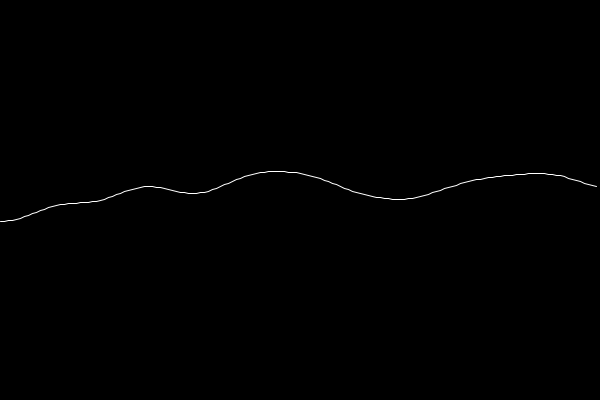
Frame 1 (no input)
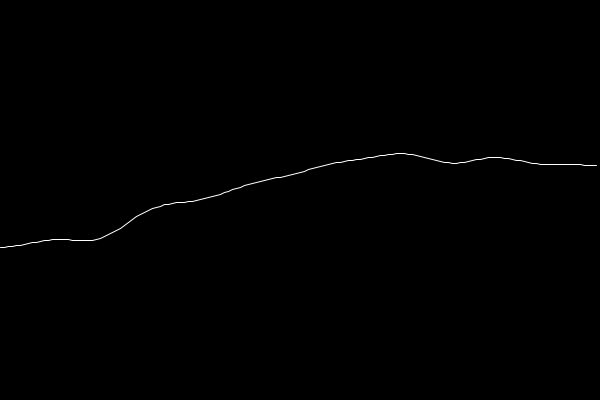
Frame 60 (the mouse pressed at the canvas centre just before this capture)
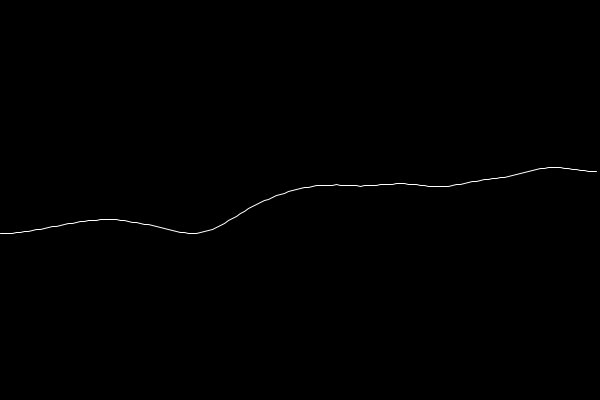
Frame 120 (the mouse held since frame 60 and released just before this capture)

The Processing sketch that drew these frames (run headless with seeded random() and noise(); from frame 60 on, the mouse is pressed at the canvas centre):

// Processing sketch: noiseDemo2
// ── noiseDemo2.pde
float t2 = 0;

void setup() {
  size(600, 400); 
  //frameRate(10);
}

void draw() {
  background(0);
  randomSeed(5);

  fill(255);

  //float x = random(0,width);
  //float x = map(noise(t), 0, 1, 0, width);

  //ellipse(x,200,24,24);

  stroke(255);
  noFill();
  beginShape();
  float t1 = 0;
  for (float i = 0; i < width; i+=4) {
    // float offset = random(-100,100);
    float offset = map(noise(t1,t2), 0, 1, -100, 100);
    vertex(i, 200+offset);
    t1 = t1 + 0.01;
  }
  endShape();
  
  t2 = t2 + 0.01;
}
